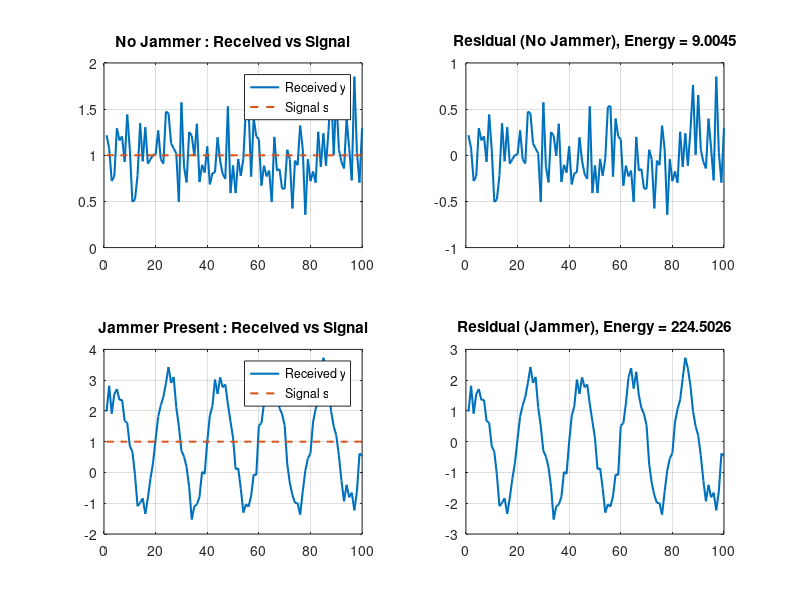

Here is the MATLAB script that generated this plot:
clc;
clear;
close all;

%% PARAMETERS

N = 100;              % Number of samples

s = ones(1,N);        % Legitimate signal

sigma = 0.3;          % Noise std

%% JAMMER PATTERN

j = 2*sin(2*pi*(1:N)/20);

%% ---------------------------------------
%% CASE 1 : NO JAMMER
%% ---------------------------------------

n1 = sigma*randn(1,N);

y1 = s + n1;

%% Receiver estimate of signal
% (for now assume ideal estimate)

s_hat1 = s;

%% Residual

e1 = y1 - s_hat1;

%% ---------------------------------------
%% CASE 2 : JAMMER PRESENT
%% ---------------------------------------

n2 = sigma*randn(1,N);

y2 = s + j + n2;

%% Estimated signal

s_hat2 = s;

%% Residual

e2 = y2 - s_hat2;

%% ---------------------------------------
%% ENERGY COMPARISON
%% ---------------------------------------

E1 = sum(e1.^2);

E2 = sum(e2.^2);

disp(['Residual energy without jammer = ',num2str(E1)])

disp(['Residual energy with jammer    = ',num2str(E2)])

%% ---------------------------------------
%% PLOTS
%% ---------------------------------------

figure;

%% Case 1

subplot(2,2,1)

plot(y1,'LineWidth',1.5)
hold on
plot(s,'--','LineWidth',1.5)

title('No Jammer : Received vs Signal')

legend('Received y','Signal s')

grid on

%% Residual 1

subplot(2,2,2)

plot(e1,'LineWidth',1.5)

title(['Residual (No Jammer), Energy = ',num2str(E1)])

grid on

%% Case 2

subplot(2,2,3)

plot(y2,'LineWidth',1.5)
hold on
plot(s,'--','LineWidth',1.5)

title('Jammer Present : Received vs Signal')

legend('Received y','Signal s')

grid on

%% Residual 2

subplot(2,2,4)

plot(e2,'LineWidth',1.5)

title(['Residual (Jammer), Energy = ',num2str(E2)])

grid on
